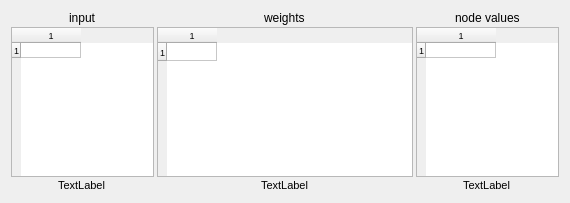
<?xml version="1.0" encoding="UTF-8"?>
<ui version="4.0">
 <class>layerView</class>
 <widget class="QWidget" name="layerView">
  <property name="geometry">
   <rect>
    <x>0</x>
    <y>0</y>
    <width>570</width>
    <height>203</height>
   </rect>
  </property>
  <property name="sizePolicy">
   <sizepolicy hsizetype="Preferred" vsizetype="Preferred">
    <horstretch>0</horstretch>
    <verstretch>0</verstretch>
   </sizepolicy>
  </property>
  <property name="minimumSize">
   <size>
    <width>544</width>
    <height>195</height>
   </size>
  </property>
  <property name="windowTitle">
   <string>Form</string>
  </property>
  <layout class="QHBoxLayout" name="horizontalLayout_2">
   <item>
    <layout class="QHBoxLayout" name="horizontalLayout">
     <property name="spacing">
      <number>3</number>
     </property>
     <property name="sizeConstraint">
      <enum>QLayout::SetDefaultConstraint</enum>
     </property>
     <item>
      <layout class="QVBoxLayout" name="verticalLayout_2">
       <property name="spacing">
        <number>2</number>
       </property>
       <item alignment="Qt::AlignHCenter">
        <widget class="QLabel" name="label_4">
         <property name="text">
          <string>input</string>
         </property>
         <property name="margin">
          <number>5</number>
         </property>
        </widget>
       </item>
       <item alignment="Qt::AlignHCenter">
        <widget class="QTableWidget" name="inputTable">
         <property name="enabled">
          <bool>true</bool>
         </property>
         <property name="sizePolicy">
          <sizepolicy hsizetype="Ignored" vsizetype="Preferred">
           <horstretch>0</horstretch>
           <verstretch>0</verstretch>
          </sizepolicy>
         </property>
         <property name="baseSize">
          <size>
           <width>0</width>
           <height>0</height>
          </size>
         </property>
         <property name="font">
          <font>
           <pointsize>7</pointsize>
          </font>
         </property>
         <property name="selectionMode">
          <enum>QAbstractItemView::NoSelection</enum>
         </property>
         <property name="gridStyle">
          <enum>Qt::SolidLine</enum>
         </property>
         <property name="rowCount">
          <number>1</number>
         </property>
         <property name="columnCount">
          <number>1</number>
         </property>
         <attribute name="horizontalHeaderVisible">
          <bool>true</bool>
         </attribute>
         <attribute name="horizontalHeaderDefaultSectionSize">
          <number>60</number>
         </attribute>
         <attribute name="horizontalHeaderHighlightSections">
          <bool>false</bool>
         </attribute>
         <attribute name="horizontalHeaderMinimumSectionSize">
          <number>47</number>
         </attribute>
         <attribute name="verticalHeaderVisible">
          <bool>true</bool>
         </attribute>
         <attribute name="verticalHeaderDefaultSectionSize">
          <number>15</number>
         </attribute>
         <attribute name="verticalHeaderHighlightSections">
          <bool>false</bool>
         </attribute>
         <attribute name="verticalHeaderMinimumSectionSize">
          <number>15</number>
         </attribute>
         <row/>
         <column/>
        </widget>
       </item>
       <item alignment="Qt::AlignHCenter">
        <widget class="QLabel" name="inputDimensionLabel">
         <property name="font">
          <font>
           <pointsize>8</pointsize>
          </font>
         </property>
         <property name="text">
          <string>TextLabel</string>
         </property>
         <property name="margin">
          <number>4</number>
         </property>
        </widget>
       </item>
      </layout>
     </item>
     <item>
      <layout class="QVBoxLayout" name="verticalLayout_3">
       <property name="spacing">
        <number>2</number>
       </property>
       <item alignment="Qt::AlignHCenter">
        <widget class="QLabel" name="label_6">
         <property name="text">
          <string>weights</string>
         </property>
         <property name="margin">
          <number>5</number>
         </property>
        </widget>
       </item>
       <item alignment="Qt::AlignHCenter">
        <widget class="QTableWidget" name="weightsTable">
         <property name="sizePolicy">
          <sizepolicy hsizetype="Maximum" vsizetype="Minimum">
           <horstretch>0</horstretch>
           <verstretch>0</verstretch>
          </sizepolicy>
         </property>
         <property name="font">
          <font>
           <pointsize>7</pointsize>
          </font>
         </property>
         <property name="selectionMode">
          <enum>QAbstractItemView::NoSelection</enum>
         </property>
         <property name="rowCount">
          <number>1</number>
         </property>
         <property name="columnCount">
          <number>1</number>
         </property>
         <attribute name="horizontalHeaderVisible">
          <bool>true</bool>
         </attribute>
         <attribute name="horizontalHeaderCascadingSectionResizes">
          <bool>true</bool>
         </attribute>
         <attribute name="horizontalHeaderDefaultSectionSize">
          <number>50</number>
         </attribute>
         <attribute name="horizontalHeaderHighlightSections">
          <bool>false</bool>
         </attribute>
         <attribute name="horizontalHeaderMinimumSectionSize">
          <number>30</number>
         </attribute>
         <attribute name="horizontalHeaderShowSortIndicator" stdset="0">
          <bool>false</bool>
         </attribute>
         <attribute name="verticalHeaderVisible">
          <bool>true</bool>
         </attribute>
         <attribute name="verticalHeaderDefaultSectionSize">
          <number>18</number>
         </attribute>
         <attribute name="verticalHeaderHighlightSections">
          <bool>false</bool>
         </attribute>
         <attribute name="verticalHeaderMinimumSectionSize">
          <number>18</number>
         </attribute>
         <row/>
         <column/>
        </widget>
       </item>
       <item alignment="Qt::AlignHCenter">
        <widget class="QLabel" name="weightsDimensionLabel">
         <property name="font">
          <font>
           <pointsize>8</pointsize>
           <weight>50</weight>
           <bold>false</bold>
          </font>
         </property>
         <property name="text">
          <string>TextLabel</string>
         </property>
         <property name="margin">
          <number>4</number>
         </property>
        </widget>
       </item>
      </layout>
     </item>
     <item>
      <layout class="QVBoxLayout" name="verticalLayout">
       <property name="spacing">
        <number>2</number>
       </property>
       <item alignment="Qt::AlignHCenter">
        <widget class="QLabel" name="label_2">
         <property name="text">
          <string>node values</string>
         </property>
         <property name="margin">
          <number>5</number>
         </property>
        </widget>
       </item>
       <item alignment="Qt::AlignHCenter">
        <widget class="QTableWidget" name="valuesTable">
         <property name="sizePolicy">
          <sizepolicy hsizetype="Ignored" vsizetype="Preferred">
           <horstretch>0</horstretch>
           <verstretch>0</verstretch>
          </sizepolicy>
         </property>
         <property name="font">
          <font>
           <pointsize>7</pointsize>
          </font>
         </property>
         <property name="selectionMode">
          <enum>QAbstractItemView::NoSelection</enum>
         </property>
         <property name="rowCount">
          <number>1</number>
         </property>
         <property name="columnCount">
          <number>1</number>
         </property>
         <attribute name="horizontalHeaderVisible">
          <bool>true</bool>
         </attribute>
         <attribute name="horizontalHeaderCascadingSectionResizes">
          <bool>true</bool>
         </attribute>
         <attribute name="horizontalHeaderDefaultSectionSize">
          <number>70</number>
         </attribute>
         <attribute name="horizontalHeaderHighlightSections">
          <bool>false</bool>
         </attribute>
         <attribute name="horizontalHeaderMinimumSectionSize">
          <number>70</number>
         </attribute>
         <attribute name="verticalHeaderVisible">
          <bool>true</bool>
         </attribute>
         <attribute name="verticalHeaderCascadingSectionResizes">
          <bool>true</bool>
         </attribute>
         <attribute name="verticalHeaderDefaultSectionSize">
          <number>15</number>
         </attribute>
         <attribute name="verticalHeaderHighlightSections">
          <bool>false</bool>
         </attribute>
         <row/>
         <column/>
        </widget>
       </item>
       <item alignment="Qt::AlignHCenter|Qt::AlignBottom">
        <widget class="QLabel" name="nodesDimensionLabel">
         <property name="font">
          <font>
           <pointsize>8</pointsize>
          </font>
         </property>
         <property name="text">
          <string>TextLabel</string>
         </property>
         <property name="margin">
          <number>4</number>
         </property>
        </widget>
       </item>
      </layout>
     </item>
    </layout>
   </item>
  </layout>
 </widget>
 <resources/>
 <connections/>
</ui>
